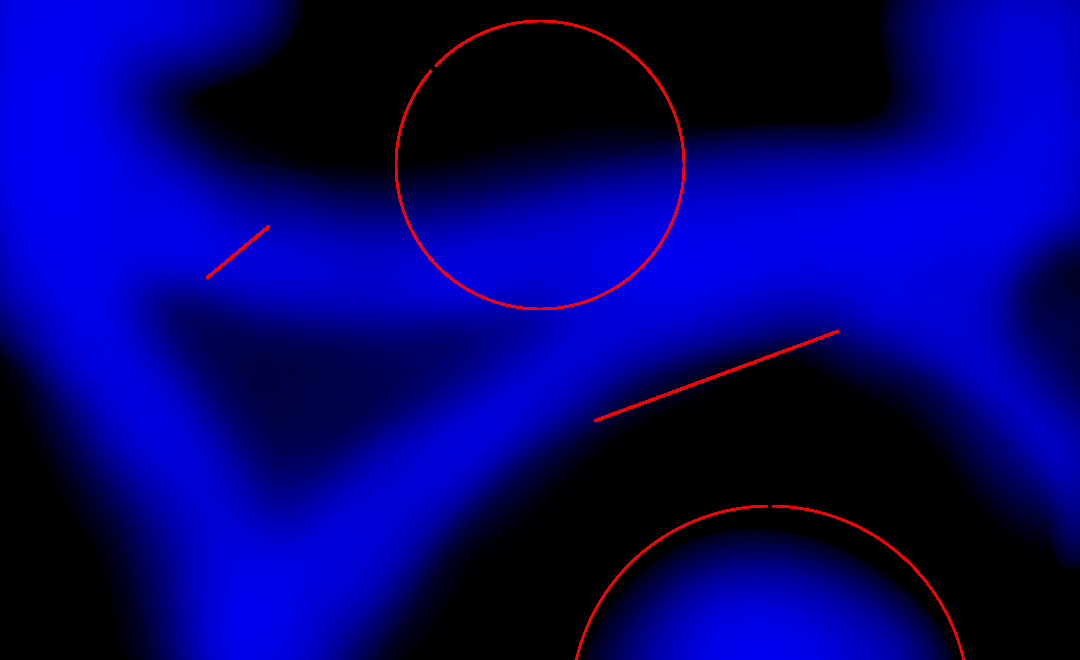
#> input picture maps/map4.png, 1080 x 660 px
$ python params.py
#> lines starting #> are read from the running program, lines starting #| are printed output that depends on the picture
import cv2

dtype = 'int32'

map = cv2.imread('maps/map4.png').transpose(1, 0, 2).astype(dtype) # 'maps/map4.png' - имя файла картинки с картой
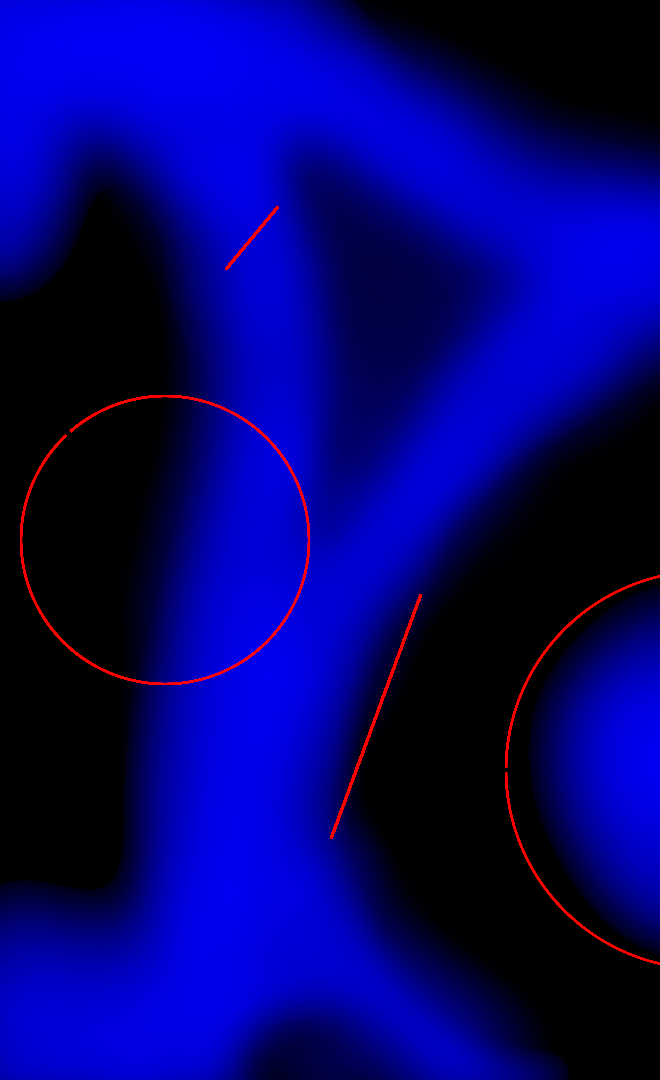
#> map: shape (1080, 660, 3) int32; mean B, G, R 112.5, 0, 1.9
                                                                   # 'maps/map4.png' - name of file with map image
width, height = map.shape[:2]
#> width = 1080; height = 660
seasons = [(.6, 1., 'spring', 8000, 3000), (1., .6, 'summer', 12000, 3000), (.6, .8, 'autumn', 8000, 3000), (.3, .15, 'winter', 18000, 3000)]
          # сезоны. Структура сезона: (доля света (от максимального), доля влажности, название, длительность, длительность плавного перехода условий к следующему сезону)
          # seasons. Season structure: (percentage of light (of maximal), percentage of water, name, duration, duration of smooth transition to the next season)
maxLight = 120 # максимальный свет (сверху) | maximal light (on the top of the world)
lightTranspMicrobe = .994 # коэффициент прозрачности микроба | transparency coefficient of cell with a microbe on it
lightTransp = .997 # коэффициент прозрачности пустой клетки | transparency coefficient of empty cell
maxWater = 120 # максимальная влажность на поле | maximal water level

genomeLength = 80 # количество чисел в геноме микроба | number of numbers (genes) in genome
firstMicrobeCoord = (width // 2, height // 4) # координаты первого микроба (x, y) | first microbe coordinates (x, y)
#> firstMicrobeCoord = (540, 165)
firstMicrobeGenome = [4, 0, 0] # начало генома первого микроба | starting of first microbe's genome
firstMicrobeGenome += [0 for _ in range(genomeLength - len(firstMicrobeGenome))] # эта строка дописывает к геному первого микроба столько нолей, чтобы он стал длиной genomeLength
                                                                                 # this line adds zeros to first microbe's genome to make its length equal to genomeLength
microbeMaxMinerals = 400 # максимальное количество минералов микроба | maximal amount of microbe's minerals
microbeMaxEnergy = 1400 # максимальная энергия микроба (при достижении её микробы размножается) | maximal microbe energy (after reaching it microbes replicate)
mineralsAddition = 20 # скорость добавления минералов на клетке если их меньше чем влажность | speed of adding minerals on cell if there is less minerals than water
kTimeEnergy = 20 # коэффициент убавления энергии за один (временной) ход (вычисляется как kTimeEnergy * влажность / maxWater)
                 # coefficient of energy loss over each timestep (loss is counted as kTimeEnergy * water / maxWater)
mutProb = 0.003 # вероятность мутации (для отдельного гена) | mutation probability (for 1 number in genome)
replicateEnergy = 200 # энергия, отнимающияся при размножении | energy loss wile replicating
kGoEnergy = 35 # коэффициент убавления энергии за передвижение (вычисляется как kGoEnergy * (maxWater - влажность) / maxWater) | energy lossing in move. Loss is counted as kGoEnergy * (maxWater - water) / maxWater
relativeMaxDif = 2 # максимальная разница геномов двух микробов, при которой они считаются родственниками | maximale difference between microbe genomes to count them as relatives
organicsEnergy = 200 # энергия от съедания органики | energy of eating 1 organics cell
attackEnergy = 320 # энергия, отнимающияся при атаке микроба | energy loosing in attack
kMineralsIntake = 3 # коэффициент автоматического "вбирания" минералов (вычисляется как минералы / kMineralsIntake) | coefficient of automatic "intaking" minerals. Intaking is calculated as minerals / kMineralsIntake
replicateDie = True # умереть, если энергия > microbeMaxEnergy, но размножиться невозможно т. к. микроб окружён | die if energy > microbeMaxEnergy and there is no empty cell around, so replicating is impossible
maxAge = -1 # максимальный возраст (при достижении его микроб умрёт) если меньше 0, то возраст неограничен | maximal age (microbe will die after reaching it), if less than 0 - age is not limited
commandsPerStep = 4 # максимальное число незавершаюших команд | maximal number of not finalising commands
privateMemory = 3 # биты своей памяти микроба | bits of microbe's "own" memory
publicMemory = 3 # биты "публичной" памяти микроба | bits of "public" microbe's memory
eatMinerals = False # если один микроб съел другого, перейдут ли к нему минералы, или только энергия.
                    # if one microbe eat other, will it have his minerals, or energy only

prime = 1000000000039
nWorld = -1 # номер запуска программы (для имён файлов). Если меньше 0 - то используется следующий после предидущего запуска.
            # world number (for file names). If less than 0 - next number after previous world number
readFrom = (-1, -1) # откуда считать состояние мира, первое число - номер запуска (если меньше 0, то созадать новый мир), второе число - номер сохранённого состояния (если меньше ноля, то последнее)
                    # where to get start world state, first number - saved world number (if less than 0 - make new world), second number - saved state number (if less than 0 - last saved state)
stepsPerSave = 144000 # через сколько шагов сохранять состояние (если меньше 0, то не сохранять вообще) | how many steps will be done before saving world state (if less than 0 - no saves)

viewScale = 1. # маштаб предпросмотра (во сколько раз будет растянуто изображение) используйте целые числа или 1/(целое число) для меньшей нагрузки на процессор
               # preview scale. Use integer numbers (like 1., 2. or 3.) or 1/integer (like .5, 1/3 or .25) for less processor utilisation
fps = 30. # fps видео | video fps
videoScale = 2. # растянуть пиксели видео во столько раз для лучшего качества. Работает как viewScale | scale video pixels up by videoScale times for better quality. Works like viewScale.
videoCodec = 'DIVX' # Название кодека видео для передачи в функцию OpenCV cv2.VideoWriter_fourcc. H264 лучше сжимает но не всегда работает. Может не работать если opencv установлено через pip
                    # name of video codec to give it to OpenCV's cv2.VideoWriter_fourcc function. H264 works better if it works. But it may not work at all if opencv is installed through pip
videoFormat = 'avi' # формат видео | video format
stepsPerVideoFrame = 16 # через сколько шагов кадр записывается в видео | how many steps will be done before writing new frame to video file
stepsPerFrame = 1 # через сколько шагов кадр бодет нарисован | how many steps will be done before drawing new frame
typeMicrobeVisual = 1 # способ отображения микробов, 1 или 2 | method of viewing microbes, 1 or 2
colorChange = 6 # скорость мутирования цвета (для 2-го способа отображения микробов) | speed of color mutating (for 2-nd method of viewing microbes)
kVisualAge = 150 # от этого параметра зависит скорость покраснения клетки от возроста (для 1-го способа отображения микробов) | speed of microbe getting red with age (for 1-st method of viewing microbes)
infoHeight = 60 # высота поля с дополнительной информацией (в пикселях) | height of the field with additional information (in pixels)
textScale = 1.2 # размер текста | text scale
textFont = cv2.FONT_HERSHEY_PLAIN # шрифт | font
lang = 'eng' # язык | language
             # варианты|variants: 'rus', 'eng'

$ run again, with maps/map1.png copied over maps/map4.png
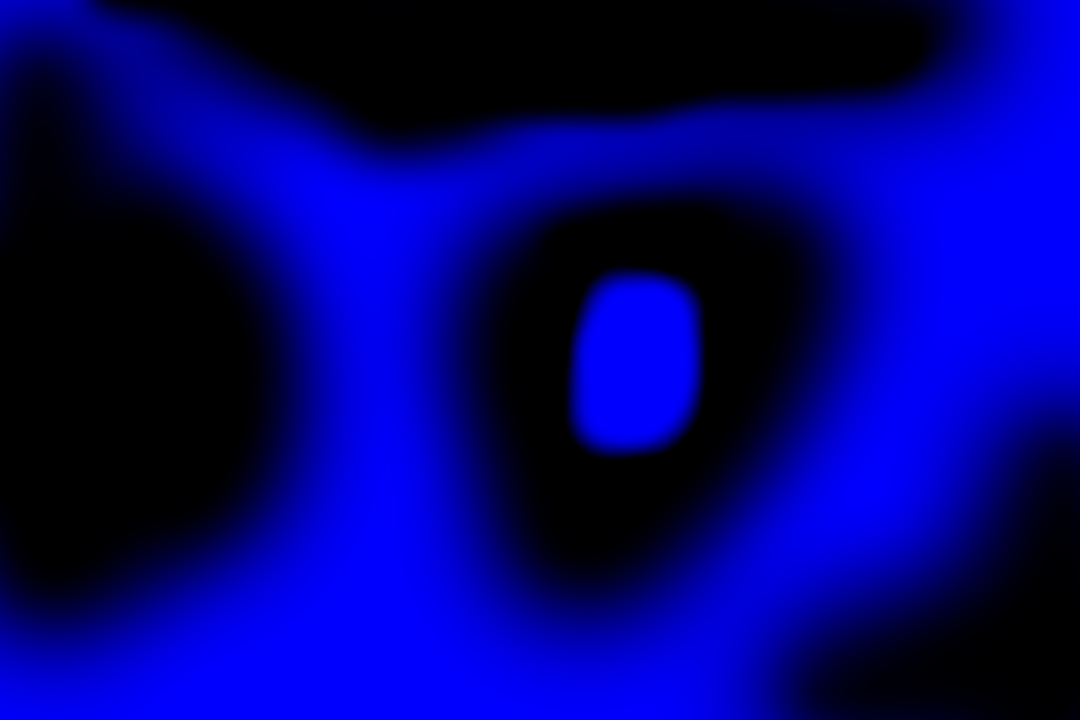
#> input picture maps/map1.png, 1080 x 720 px
#> `map = cv2.imread('maps/map4.png').transpose(1, 0, 2).astype(dtype) # '..`:
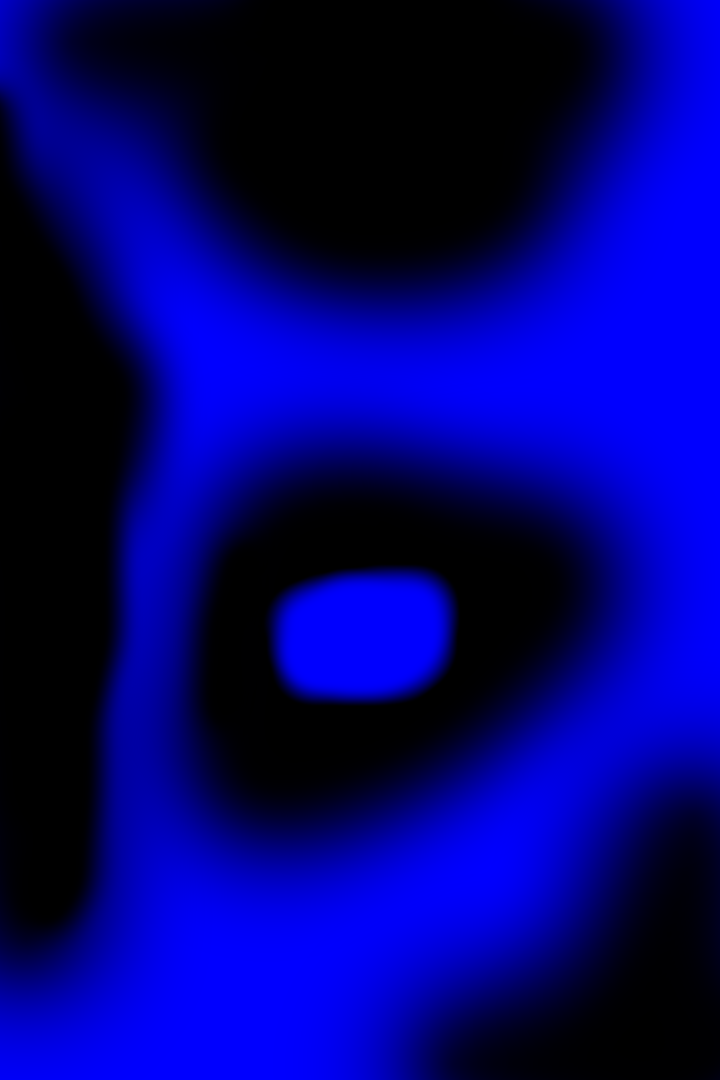
#> map: shape (1080, 720, 3) int32; mean B, G, R 116.7, 0, 0

$ run again, with maps/map2.png copied over maps/map4.png
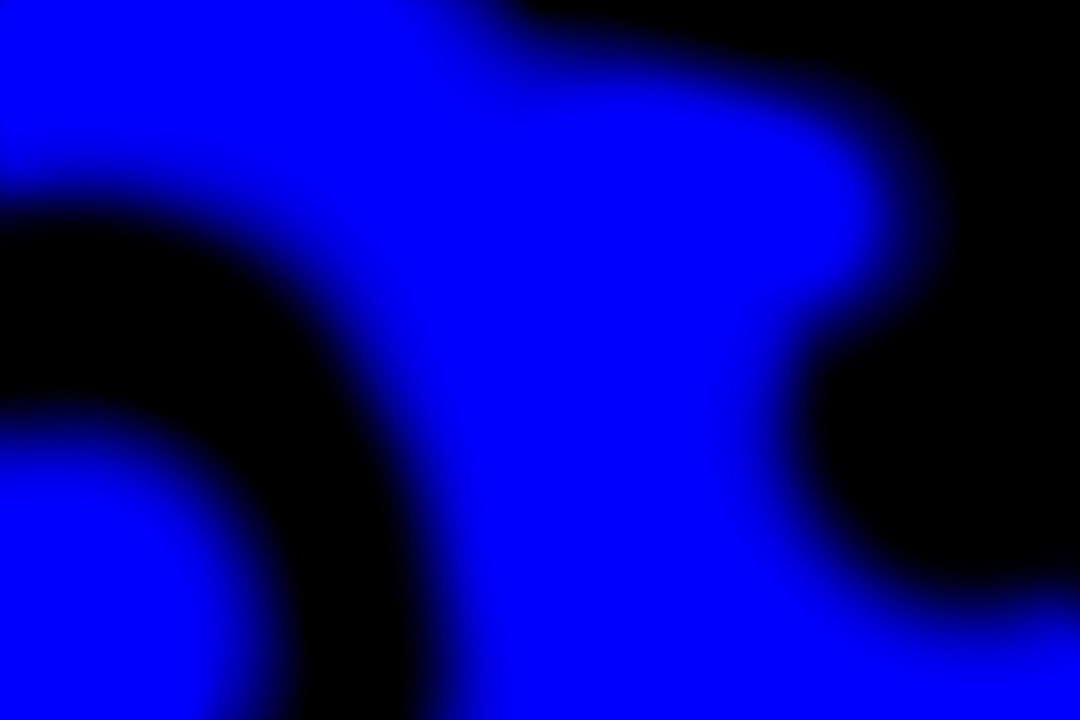
#> input picture maps/map2.png, 1080 x 720 px
#> `map = cv2.imread('maps/map4.png').transpose(1, 0, 2).astype(dtype) # '..`:
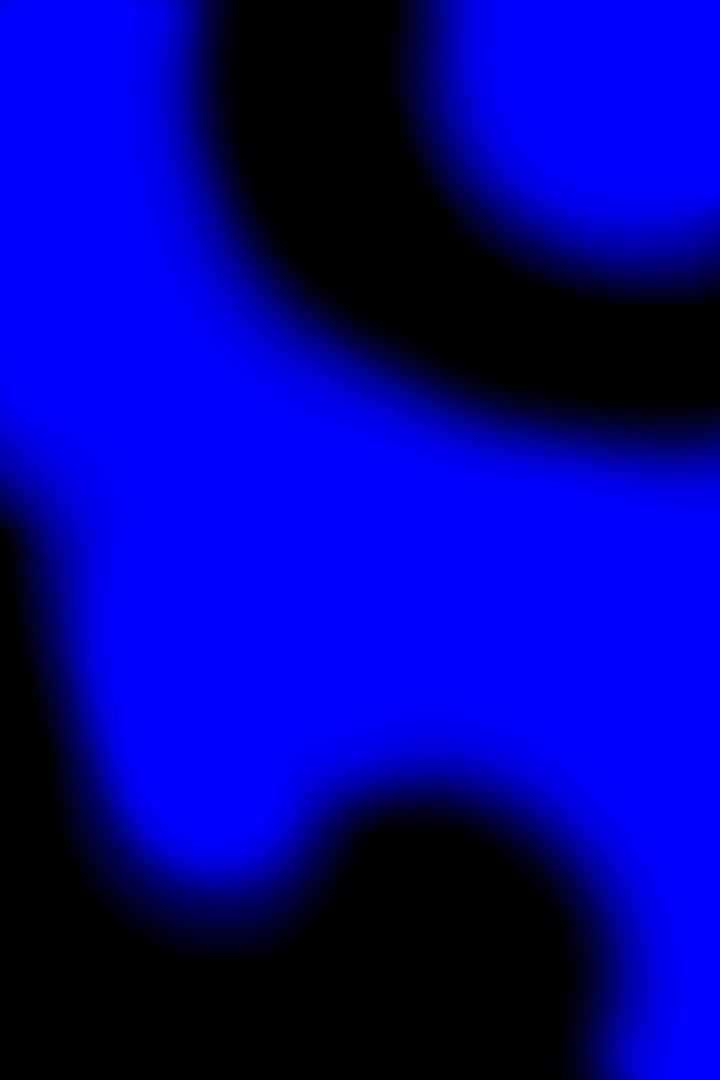
#> map: shape (1080, 720, 3) int32; mean B, G, R 152, 0, 0

$ run again, with maps/map3.png copied over maps/map4.png
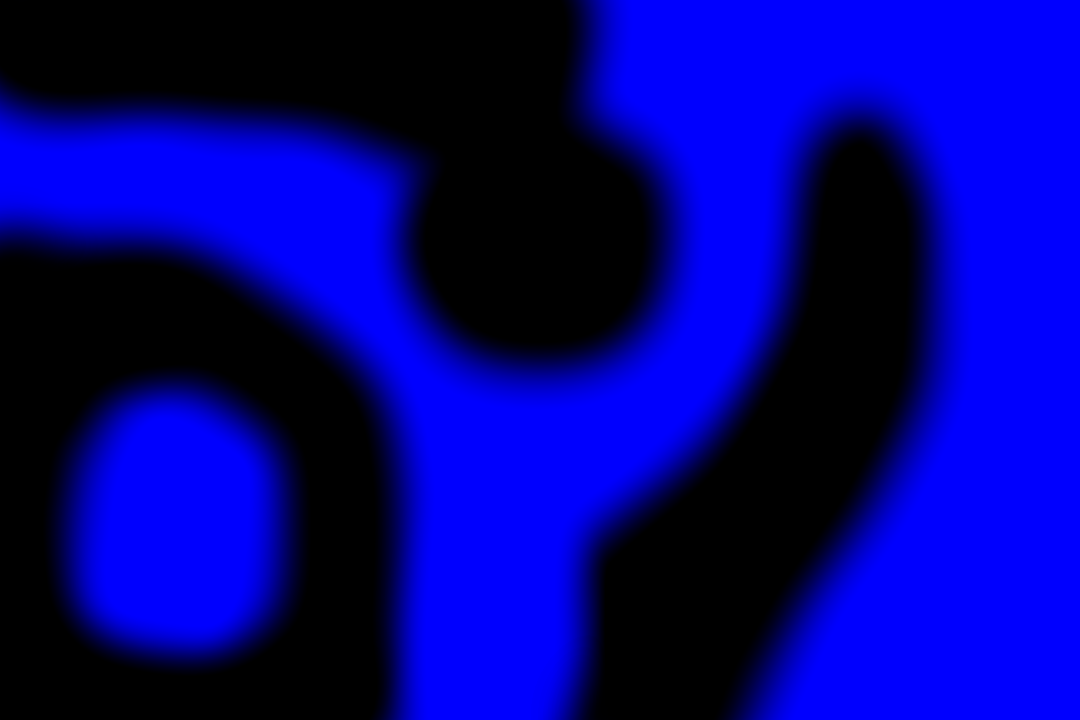
#> input picture maps/map3.png, 1080 x 720 px
#> `map = cv2.imread('maps/map4.png').transpose(1, 0, 2).astype(dtype) # '..`:
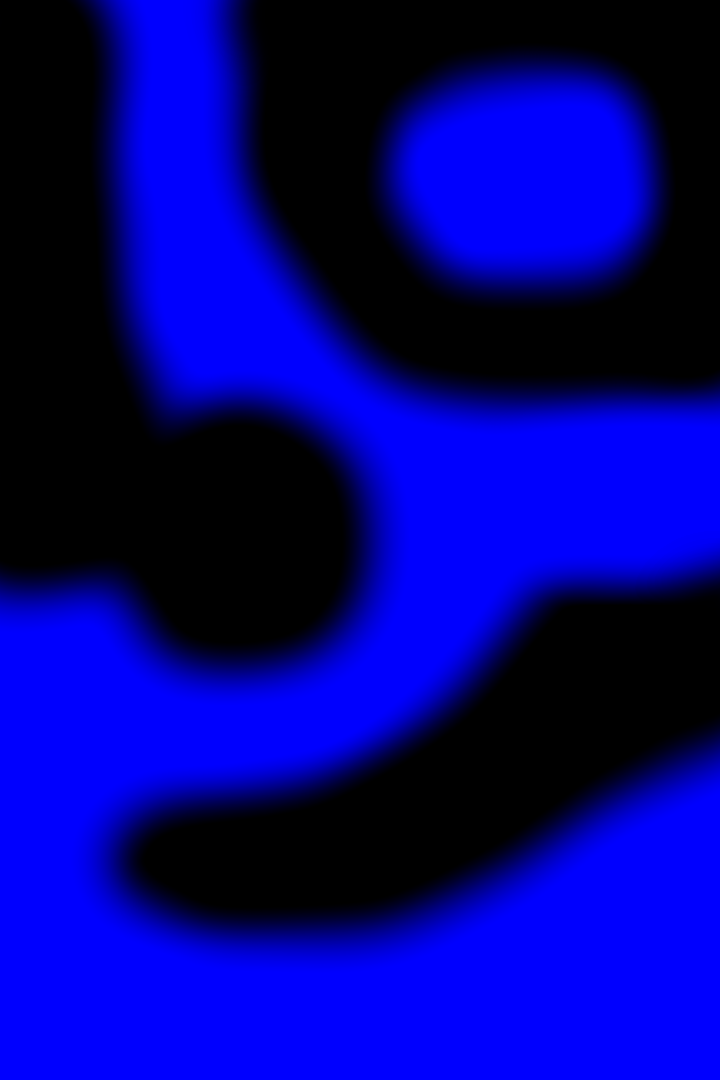
#> map: shape (1080, 720, 3) int32; mean B, G, R 132.2, 0, 0
